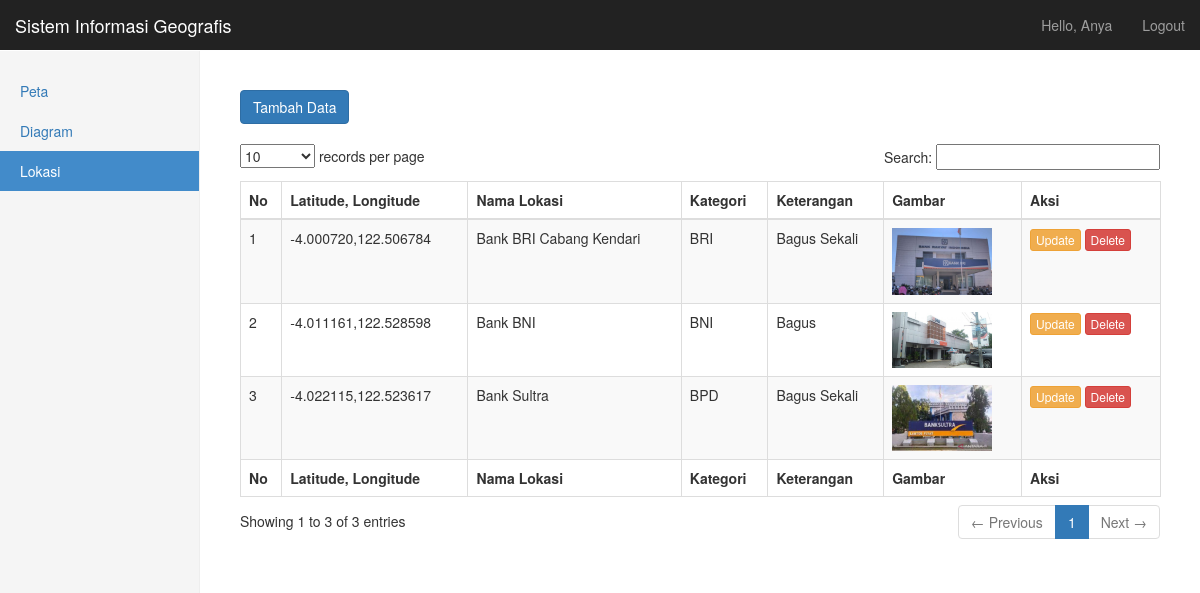
The app's page /lokasi.php (signed in) with its own data.
### tables this page shows
CREATE TABLE `lokasi` (
  `id_lokasi` int(11) NOT NULL,
  `lat_lng` varchar(255) NOT NULL,
  `nama_lokasi` varchar(255) NOT NULL,
  `kategori` varchar(255) NOT NULL,
  `keterangan` text NOT NULL,
  `gambar` varchar(255) NOT NULL
);

### lokasi.php (the view, shortened to what this page needs)
<?php
include 'koneksi.php';
?>
<?php
include 'lib/navbar.php';
?>
<body>
  <div class="container-fluid">
    <div class="row">
      <div class="col-sm-3 col-md-2 sidebar">
        <ul class="nav nav-sidebar">
          <li><a href="peta.php">Peta</a></li>
          <li><a href="diagram.php">Diagram</a></li>
          <li class="active"><a href=#>Lokasi</a></li>
        </ul>
      </div>
      <div class="col-sm-9 col-sm-offset-3 col-md-10 col-md-offset-2 main">
        <div>
          <a type="button" class="btn btn-primary" href="tambah_lokasi.php">Tambah Data</a>
        </div>
        <br>
        <div>
          <table id="example1" class="table table-bordered table-striped dataTable" aria-describedby="example1_info">
            <thead>
              <tr role="row">
                <th>No</th>
                <th>Latitude, Longitude</th>
                <th>Nama Lokasi</th>
                <th>Kategori</th>
                <th>Keterangan</th>
                <th>Gambar</th>
                <th>Aksi</th>
              </tr>
            </thead>
            <tfoot>
              <tr role="row">
                <th>No</th>
                <th>Latitude, Longitude</th>
                <th>Nama Lokasi</th>
                <th>Kategori</th>
                <th>Keterangan</th>
                <th>Gambar</th>
                <th>Aksi</th>
              </tr>
            </tfoot>
            <tbody role="alert" aria-live="polite" aria-relevant="all">
              <?php
              $result = $mysqli->query("SELECT * FROM lokasi");
              if ($result->num_rows > 0) {
                $no = 1;
                while ($row = $result->fetch_assoc()) {
              ?>
                  <tr class="odd">
                    <td class=" "><?php echo $no++; ?></td>
                    <td class=" "><?php echo $row['lat_lng']; ?></td>
                    <td class=" "><?php echo $row['nama_lokasi']; ?></td>
                    <td class=" "><?php echo ucfirst($row['kategori']); ?></td>
                    <td class=" "><?php echo ucfirst($row['keterangan']); ?></td>
                    <td class=" "><img src="assets/img/<?php echo $row['gambar']; ?>" width="100px"></td>
                    <td class=" ">
                      <a type="button" class="btn btn-warning btn-xs" href="update_lokasi.php?id=<?php echo $row['id_lokasi']; ?>">Update</a>
                      <a type="button" class="btn btn-danger btn-xs" href="delete_lokasi.php?id=<?php echo $row['id_lokasi']; ?>" onClick="return confirm('Menghapus data lokasi <?php echo $row['nama_lokasi']; ?> ?');">Delete</a>
                    </td>
                  </tr>
              <?php
                }
              }
              ?>
            </tbody>
          </table>
        </div>
      </div>
    </div>
  </div>
</body>
</html>

### lib/navbar.php (shortened to what this page needs)
<!DOCTYPE html>
<html lang="en">
<head>
  <link href="css/bootstrap.min.css" rel="stylesheet">
  <link href="css/dashboard.css" rel="stylesheet">
  <link href="css/dataTables.bootstrap.css" rel="stylesheet" type="text/css" />
  <link href="css/dataTables.tableTools.min.css" rel="stylesheet" type="text/css" />
  <link rel="stylesheet" href="https://unpkg.com/leaflet@1.9.4/dist/leaflet.css" />
</head>
<body>
  <nav class="navbar navbar-inverse navbar-fixed-top">
    <div class="container-fluid">
      <div class="navbar-header">
        <a class="navbar-brand" href="#">Sistem Informasi Geografis</a>
      </div>
      <div id="navbar" class="navbar-collapse collapse">
        <ul class="nav navbar-nav navbar-right">
          <li><a href="#"><?php echo "Hello, " . ucwords($_SESSION['user']); ?></a></li>
          <li><a href="logout.php">Logout</a></li>
        </ul>
      </div>
    </div>
  </nav>
  <div class="container-fluid">
    <div class="row">
      <div class="col-sm-3 col-md-2 sidebar">
        <ul class="nav nav-sidebar">
          <li><a href="peta.php">Peta</a></li>
          <li><a href="diagram.php">Diagram</a></li>
          <li><a href="lokasi.php">Lokasi</a></li>
        </ul>
      </div>
    </div>
  </div>
</body>

### css/dashboard.css (style rules this page uses)
body { padding-top: 50px; }
.navbar-fixed-top { border: 0; }
.sidebar { display: none; }
@media (min-width: 768px) { .sidebar { position: fixed; top: 51px; bottom: 0; left: 0; z-index: 1000; display: block; padding: 20px; overflow-x: hidden; overflow-y: auto; background-color: #f5f5f5; border-right: 1px solid #eee; } }
.nav-sidebar { margin-right: -21px; margin-bottom: 20px; margin-left: -20px; }
.nav-sidebar > li > a { padding-right: 20px; padding-left: 20px; }
.nav-sidebar > .active > a, .nav-sidebar > .active > a:hover, .nav-sidebar > .active > a:focus { color: #fff; background-color: #428bca; }
.main { padding: 20px; }
@media (min-width: 768px) { .main { padding-right: 40px; padding-left: 40px; } }

### records on screen
lokasi: lat_lng "-4.000720,122.506784", nama_lokasi "Bank BRI Cabang Kendari", kategori "BRI", keterangan "Bagus Sekali", gambar (picture)
lokasi: lat_lng "-4.011161,122.528598", nama_lokasi "Bank BNI", kategori "BNI", keterangan "Bagus", gambar (picture)
lokasi: lat_lng "-4.022115,122.523617", nama_lokasi "Bank Sultra", kategori "BPD", keterangan "Bagus Sekali", gambar (picture)

### other values on screen
$_SESSION['user'] "Anya"
